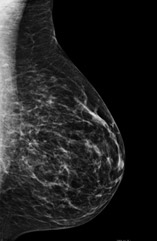
#> input picture Assign1/images/BreastDigitalMammogram.jpg, 157 x 241 px, given in place of home.jpg, which was not available
$ jupyter execute --allow-errors Assignment2.ipynb
#> lines starting #> are read from the running program, lines starting #| are printed output that depends on the picture; after the words box and inside, x2 and y2 are one past the last pixel; in counts of white or black regions, pixels touching at a corner belong together; pictures that were not available may be replaced by others from this repository, and a replacement may not be noted
[cell 1]
"""
Harris Corner Detection
ECSE415 Fall 2017, Assignment #2, Problem 1

Author: Gary Corcoran

Date: Oct. 20th, 2017

"""
import cv2
import numpy as np
import matplotlib.pyplot as plt

""" Filter Image """
def filter(img, kernel):
    """
    Filter image with kernel.

    @param img: image to apply filter on
    @param kernel: kernel to convolve with image

    @return img_filtered: resultant filtered image
    """
    height, width = img.shape[0:2]
    offset = kernel.shape[0]//2
    # pad image
    img_pad = np.zeros((height+(2*offset), width+(2*offset)))
    img_pad[offset:height+offset, offset:width+offset] = img
    # filtered image
    img_filtered = np.zeros((height, width))
    for x in range(offset, height+offset):
        for y in range(offset, width+offset):
            # convolve
            total = sum(sum(img_pad[x-offset:x+offset+1, y-offset:y+offset+1] * kernel))
            img_filtered[x-offset, y-offset] = total
    return img_filtered

""" Apply Non Max"""
def apply_non_max(H, k_size):
    """
    Apply Non-Maximum Suppression.

    @param H: input cornerness image
    @param k_size: window size of non-max suppression

    @return H_pad: non-maximum suppressed image
    """
    height, width = H.shape[0:2]
    offset = k_size//2
    # pad image
    H_pad = np.zeros((height+k_size-1, width+k_size-1))
    H_pad[offset:-offset, offset:-offset] = H
    for row in range(height):
        for col in range(width):
            # window region
            window = H_pad[row:row+k_size, col:col+k_size]
            # suppress non-max
            window[window != window.max()] = 0
    return H_pad

# read image
img = cv2.imread('/home/gary/opencv/samples/data/home.jpg', 0)
#> img is the input picture: shape (241, 157); min 0, max 235, mean 33
height, width = img.shape[0:2]
#> height = 241; width = 157

# between 0.04 - 0.15
alpha = 0.04

# Sobel derivatives
sobelx = np.array((
    [1, 0, -1],
    [2, 0, -2],
    [1, 0, -1]
))
sobely = np.array((
    [1, 2, 1],
    [0, 0, 0],
    [-1, -2, -1]
))
# apply Sobel filters
Ix = filter(img, sobelx)
#> after the loop in filter, `for x in range(offset, height+offset):`:
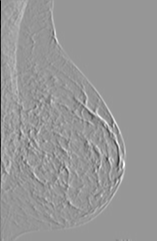
#> img_filtered: shape (241, 157) float64; min -921, max 636, mean 3.6; drawn with min black and max white
Iy = filter(img, sobely)
#> after the loop in filter (call 2), `for x in range(offset, height+offset):`:
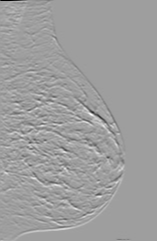
#> img_filtered: shape (241, 157) float64; min -928, max 566, mean 0.5; drawn with min black and max white

# compute squared terms (element-wise)
Ixx = Ix * Ix
Iyy = Iy * Iy
Ixy = Ix * Iy
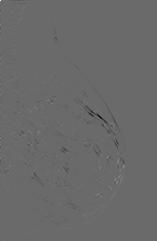
#> Ixy: shape (241, 157) float64; min -336777, max 470592, mean -955.1; drawn with min black and max white

# Gaussian kernel
gauss_kernel = np.array((
    [1, 4, 7, 4, 1],
    [4, 16, 26, 16, 4],
    [7, 26, 41, 26, 7],
    [4, 16, 26, 16, 4],
    [1, 4, 7, 4, 1]
))
# apply Gaussian smoothing
Gxx = cv2.GaussianBlur(Ixx, (5, 5), 0)
Gyy = cv2.GaussianBlur(Iyy, (5, 5), 0)
Gxy = cv2.GaussianBlur(Ixy, (5, 5), 0)

# computer cornerness function
H = Gxx * Gyy - (Gxy**2) - alpha * (Gxx + Gyy)**2
# normalize the Harris cornermap between 0 and 1
H_min = H - H.min()
H_norm = H_min / (H_min.max())

# apply non-maximum suppression
H_supp = apply_non_max(H_norm, 5)

# threshold corners
thres = 0.13
H_supp[H_supp <= thres] = 0
H_supp[H_supp > thres] = 1
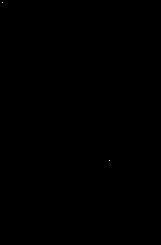
#> H_supp: shape (245, 161) float64; values 0 (black) and 1 (white), 0.01% white in thin lines or dots, all inside (x1, y1, x2, y2) = (2, 2, 110, 161)

# find indices
idx, idy = np.where(H_supp == 1)
#> idx = [2, 160]; idy = [2, 109]
in_idx = []
in_idy = []
# make sure indices are inside original image
for pair in zip(idx, idy):
    if pair[0] < height and pair[1] < width:
        in_idx.append(pair[0])
        in_idy.append(pair[1])
#> this loop made 2 passes
#> pair on passes 1 to 2: (2, 2), (160, 109)
#> after the loop, in_idx = [2, 160]; in_idy = [2, 109]

# plot using matplotlib
plt.figure(figsize=(15,15))
plt.imshow(img, cmap='gray'), plt.title('Corners')
plt.xticks([]), plt.yticks([])
plt.plot(in_idy, in_idx, 'r*')
plt.show()
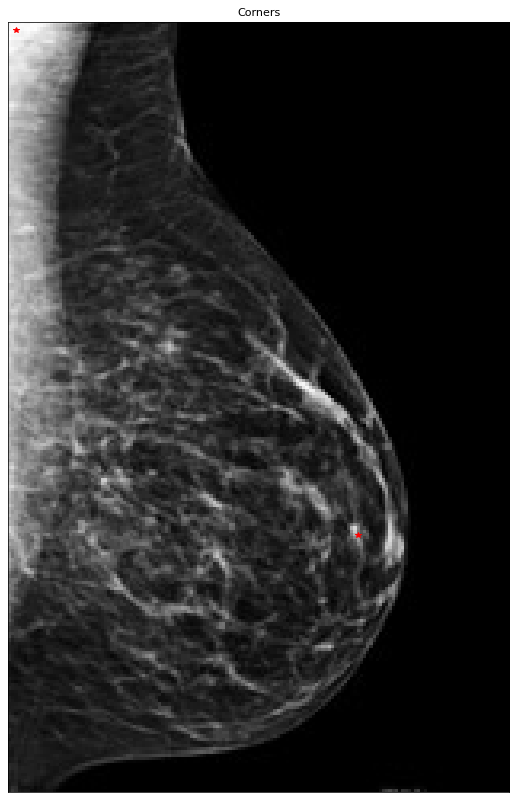
#> figure drawn by matplotlib, 1 panel
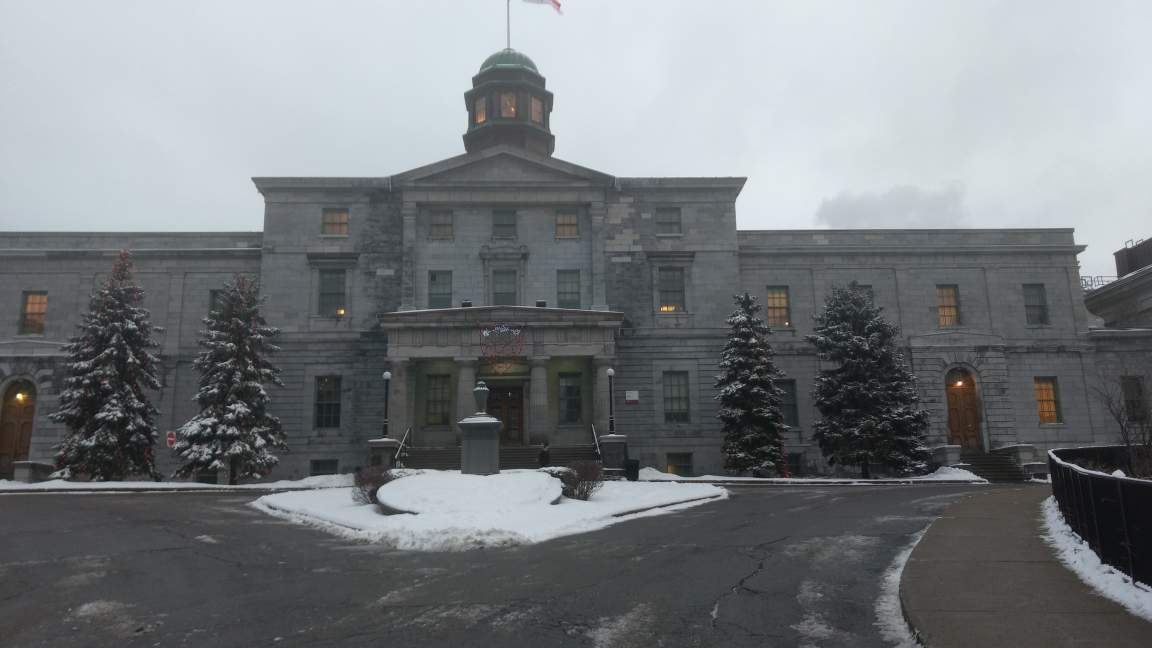
#> input picture Assign2/images/McGill1.jpg, 4608 x 2592 px, found by its file name (shown at 1/4 size)
#> further down, A is the input picture: shape (2592, 4608, 3); mean B, G, R 125.4, 122.7, 118.3
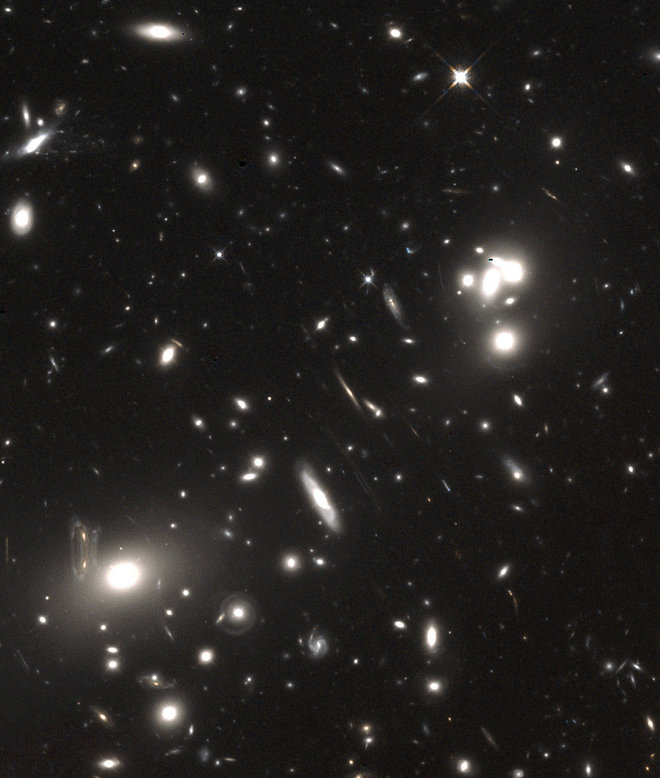
#> input picture Assign1/images/HubbleSpaceTelescope.jpg, 660 x 778 px, given in place of McGill2.jpg, which was not available
#> further down, B is the input picture: shape (778, 660, 3); mean B, G, R 32.3, 34.2, 36.3
#> `B = cv2.resize(B, None, fx=0.20, fy=0.20)`:
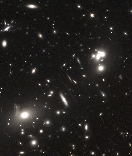
#> B: shape (156, 132, 3); mean B, G, R 32.3, 34.2, 36.3
print("Finished.")

[cell 2]
"""
Image Stitching using an Implemented Version of RANSAC
ECSE415 Fall 2017, Assignment #2, Problem 2

Author: Gary Corcoran
Date: Oct. 20th, 2017

"""
import cv2
import numpy as np
import matplotlib.pyplot as plt

""" Compute Sift Features """
def compute_sift(img1_gray, img2_gray):
    """
    Compute SIFT features between image pairs
    :param img1: left grayscale image
    :param img2: right grayscale image
    :return: list of sift keypoints and descriptors
                for both images (kp1, des1, kp2, des2)
    """
    # find SIFT features
    sift = cv2.xfeatures2d.SIFT_create()
    kp1, des1 = sift.detectAndCompute(img1_gray, None)
    kp2, des2 = sift.detectAndCompute(img2_gray, None)
    return kp1, des1, kp2, des2

""" Match Sift Features """
def match_sift(kp1, des1, kp2, des2):
    """
    Match SIFT descriptors
    :param kp1: left image keypoints
    :param des1: left image descriptors
    :param kp2: right image keypoints
    :param des2: right image descriptors
    :return pts1, pts2: matched points
    """
    # match features
    bf = cv2.BFMatcher(cv2.NORM_L2, crossCheck=True)
    matches = bf.match(des1, des2)
    pts1, pts2 = retrieve_points(kp1, kp2, matches)
    return pts1, pts2

""" Retrieve Points from Keypoint Object """
def retrieve_points(kp1, kp2, matches):
    """
    Retrieve matched points from kp1 and kp2
    :param kp1: left image keypoints
    :param kp2: right image keypoints
    :param matches: matched keypoint descriptors
    """
    # placeholder for matched point coordinates
    pts1 = np.empty((len(matches), 2))
    pts2 = np.empty((len(matches), 2))
    for i in range(len(matches)):
        pts1[i, :] = np.array(kp1[matches[i].queryIdx].pt)
        pts2[i, :] = np.array(kp2[matches[i].trainIdx].pt)
    return pts1, pts2

""" Compute Homography """
def random_homography(srcPts, dstPts, K):
    """
    Find Homography matrix from K random matched pairs
    :param srcPts: matched points from source image
    :param dstPts: matched points from destination image
    :param K: number of matched pairs to use in homography
            @pre: K >= 4
    :return M: homography matrix
    """
    # find random 4 pairs of points
    idx = np.random.randint(len(srcPts), size=K)
    # compute homography
    M = cv2.findHomography(srcPts[idx], dstPts[idx], 0)
    return M[0]

""" Compute Distance """
def compute_distance(pt1, pt2, thres):
    """
    Computes Euclidean distance between two points and compare
        to threshold
    :param pt1: point 1
    :param pt2: point 2
    :param thres: threshold to compare to distance
    :return: true if the distance is smaller than threshold,
                else false
    """
    dist = np.sqrt((pt1[0] - pt2[0])**2 + (pt1[1] - pt2[1])**2)
    if (dist < thres):
        return True
    else:
        return False

""" Project Points """
def project_points(srcPts, dstPts, M, thres):
    """
    Project points using homography matrix M
    :param srcPts: matched points from source image
    :param dstPts: matched points from destination image
    :param M: homography matrix
    :param thres: threshold for finding inliers
    :return inliers: number of inliers
            inliers_src: inliers in source image
            inliers_dst: inliers in destination image
    """
    # convert to homogeneous representation
    srcPts_hom = np.hstack((srcPts, np.ones((len(srcPts), 1))))
    # count number of inliers
    inliers = 0
    # store inlier points
    inliers_src = []
    inliers_dst = []
    for i, pt in enumerate(srcPts_hom):
        # computer projected point
        pt_new = np.dot(M, pt)
        # convert to back to homogeneous representation
        if pt_new[-1] is not 0:
            pt_new /= pt_new[-1]
        # if distance is smaller than threshold
        if (compute_distance(pt_new, dstPts[i], thres)):
            inliers += 1
            inliers_src.append(srcPts[i])
            inliers_dst.append(dstPts[i])
    return inliers, inliers_src, inliers_dst

""" Runs RANSAC Algorithm """
def run_ransac(srcPts, dstPts, K, thres, N):
    """
    Performs the RANSAC algorithm
    :param srcPts: matched points from source image
    :param dstPts: matched points from destination image
    :param K: number of matched points to use in
                computing homography @pre K > 4
    :param thres: threshold for finding inliers
    :param N: number of times to run RANSAC
    :return best_M: project matrix with highest
                number of inliers
    """
    best_inliers = 0
    for i in range(N):
        # compute homography from K random points
        M = random_homography(srcPts, dstPts, K)
        # project points using homography
        inliers, in_src, in_dst = project_points(srcPts, dstPts, M, thres)
        if inliers > best_inliers:
            best_inliers = inliers
            # store inliers
            inlier_src = [(round(pt[0]), round(pt[1])) for pt in in_src]
            inlier_dst = [(round(pt[0]), round(pt[1])) for pt in in_dst]
    # find homography matrix best on largest number of inliers
    M = cv2.findHomography(np.array(inlier_src), np.array(inlier_dst), 0)[0]
    return M

def find_output_limits(M, img1, img2):
    # top left
    tl = np.dot(M, np.array([0, 0, 1]))
    if tl[-1] is not 0:
        tl /= tl[-1]
    # bottom left
    bl = np.dot(M, np.array([0, img2.shape[1]-1, 1]))
    if bl[-1] is not 0:
        bl /= bl[-1]
    # create 3x3 translation matrix
    xMax = max(tl[1], bl[1])
    T = np.array([[1,0,-xMax//2], [0,1,0], [0,0,1]])
    # apply transformation
    M = np.dot(T, M)
    return M

# [34 lines left out: function blend, not called in this run]

#> (the rest of this cell did not finish here and is left out)

#> in compute_sift, `kp1, des1 = sift.detectAndCompute(img1_gray, None)`: kp1 = 1169 keypoints; strongest (x, y, size): (15, 317, 3.3), (767, 307, 2.4), (895, 379, 5.2), (846, 368, 2.9)
#> in compute_sift, `kp2, des2 = sift.detectAndCompute(img2_gray, None)`: kp2 = 55 keypoints; strongest (x, y, size): (92, 15, 2.1), (4, 43, 3), (33, 71, 2.1), (32, 6, 3)
    # match desriptors
    pts1, pts2 = match_sift(kp1, des1, kp2, des2)
#> in match_sift, `matches = bf.match(des1, des2)`: matches = 20 matches
#> in retrieve_points, `pts1 = np.empty((len(matches), 2))`: pts1 = 20 rows, first 8: [4.68e-310, 0], [6.79e-313, 5.3e+13], [7.85e-313, 4.3e+17], [5.94e-313, 1.14e+18], [6.15e-313, 7.68e+17], [7e-313, 7.92e+14], [7.43e-313, 1.87e+18], [1.08e-312, 1.96e+18]
#> in retrieve_points, `pts2 = np.empty((len(matches), 2))`: pts2 = 20 rows, first 8: [4.68e-310, 0], [4.2e+122, 3.62e-306], [1.15e+132, 3.62e-306], [8.26e-296, 0], [4.95e+141, 1.31e-311], [8e+141, 3.63e-312], [1.39e-309, 4.23e-307], [8.41e-215, 1.03e-321]
#> the loop in retrieve_points, `for i in range(len(matches)):` made 20 passes
#> after the loop in retrieve_points, `for i in range(len(matches)):`: pts1 = 20 rows, first 8: [12.06, 309.5], [15.37, 316.9], [71.13, 302.4], [90.56, 323.8], [110.9, 350.1], [167.4, 435.6], [171.1, 341.3], [171.7, 360]; pts2 = 20 rows, first 8: [26.36, 146.1], [63.23, 128.9], [74.98, 57.63], [55.99, 100.3], [56.13, 97.45], [65.01, 96.37], [72.96, 151.8], [101.6, 62.91]
    # run RANSAC algorithm
    M = run_ransac(pts2, pts1, K=4, thres=20, N=200)
#> the loop in run_ransac, `for i in range(N):` made 200 passes
#> (idx in random_homography, inliers, best_inliers, inlier_src, inlier_dst) on pass 1: ([12, 15, 0, 3], 5, 5, [(26, 146), (56, 100), (6, 29), (34, 142), (34, 142)], [(12, 309), (91, 324), (488, 297), (767, 307), (767, 307)])
#> (idx in random_homography, inliers, best_inliers) on pass 4: ([1, 6, 7, 14], 6, 6)
#> `img_warp = cv2.warpPerspective(B, M, (A.shape[1], A.shape[0]))`:
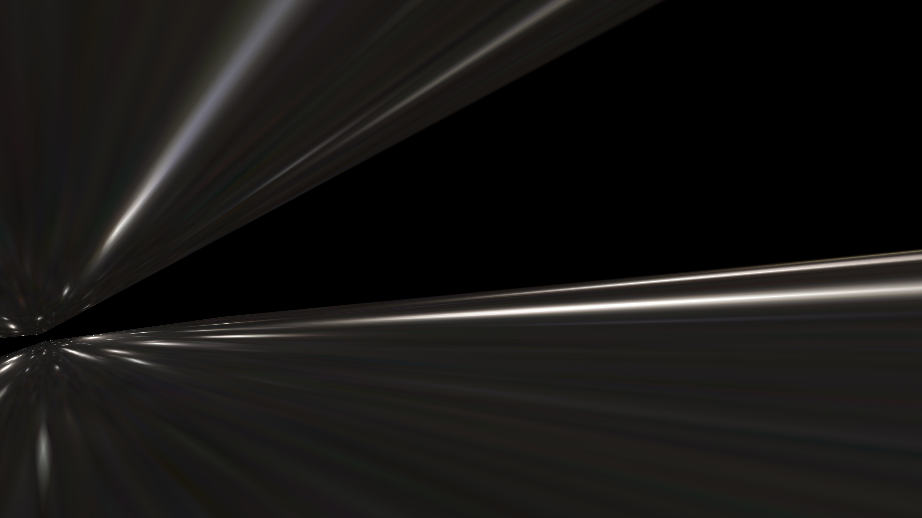
#> img_warp: shape (518, 922, 3); mean B, G, R 21.4, 22.8, 24.3
#> `img1[:, :A.shape[1]] = A`:
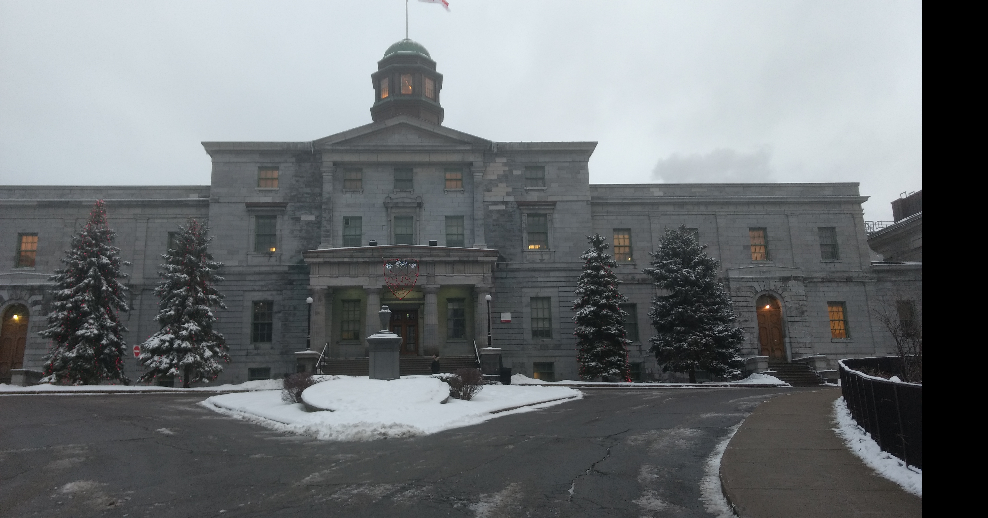
#> img1: shape (518, 988, 3) float64; mean B, G, R 117, 114.6, 110.5
    # find output size and shift warped image
    M = find_output_limits(M, A, B)
    # apply transform
    img_warp = cv2.warpPerspective(B, M, (A.shape[1], A.shape[0]))
    # align images
    blend_line = B.shape[1]//2
    img1 = np.zeros((A.shape[0], A.shape[1] + blend_line, 3))
    img2 = np.zeros((A.shape[0], A.shape[1] + blend_line, 3))
    img1[:, :A.shape[1]] = A
    img2[:, A.shape[1]-blend_line:] = img_warp

    # perform blending
    res = blend(img1, img2, img1.shape[1]//2, 200)

    # display figures
    plt.figure(figsize=(15,15))
    plt.subplot(121), plt.imshow(cv2.cvtColor(A, cv2.COLOR_BGR2RGB))
    plt.title("Image 1"), plt.xticks([]), plt.yticks([])
    plt.subplot(122), plt.imshow(cv2.cvtColor(B, cv2.COLOR_BGR2RGB))
    plt.title("Image 2"), plt.xticks([]), plt.yticks([])

    plt.figure(figsize=(15,15))
    plt.subplot(121), plt.imshow(cv2.cvtColor(np.uint8(img1), cv2.COLOR_BGR2RGB))
    plt.title("Image 1"), plt.xticks([]), plt.yticks([])
    plt.subplot(122), plt.imshow(cv2.cvtColor(np.uint8(img2), cv2.COLOR_BGR2RGB))
    plt.title("Warp Image2"), plt.xticks([]), plt.yticks([])

    plt.figure(figsize=(15,15))
    plt.imshow(cv2.cvtColor(res, cv2.COLOR_BGR2RGB))
    plt.title("Blend Image"), plt.xticks([]), plt.yticks([])
    plt.show()
